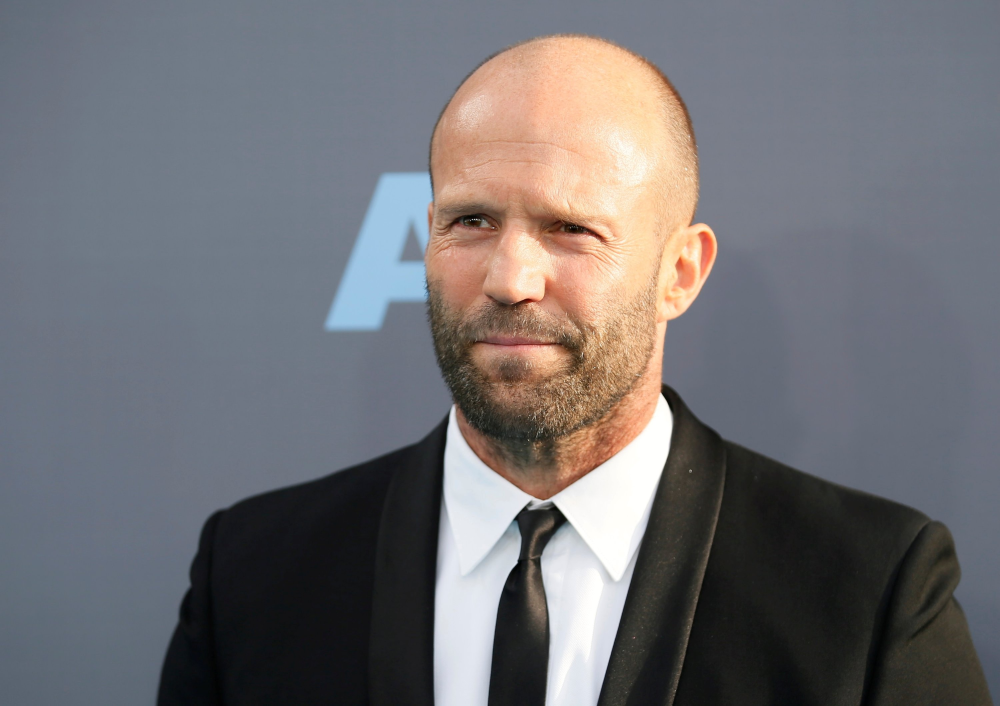
#> input picture jason.jpg, 3000 x 2117 px (shown at 1/3 size)
$ python fotodancizim.py
#> lines starting #> are read from the running program, lines starting #| are printed output that depends on the picture
import numpy as np
import imageio
import scipy.ndimage
import cv2

# Görüntü yolu
img_path = "jason.jpg"

# RGB'den gri tonlamaya dönüşüm
def rgb2gray(rgb_image):
    return np.dot(rgb_image[...,:3], [0.2989, 0.5879, 0.1140])

# Karakalem efekti (dodge blend)
def dodge(front, back):
    result = front * 255 / (255 - back)
    result[result > 255] = 255  # Piksel değerlerini 255 ile sınırlama
    result[back == 255] = 255  # Arka planın beyaz olduğu yerleri beyaz bırakma
    return result.astype("uint8")

# Görüntüyü yükle ve işleme başla
image = imageio.imread(img_path)  # Görüntüyü oku
#> image is the input picture: shape (2117, 3000, 3); mean R, G, B 113, 111.8, 115.1
gray_image = rgb2gray(image)  # Gri tonlamaya çevir
#> in rgb2gray, `return np.dot(rgb_image[...,:3], [0.2989, 0.5879, 0.1140])`:
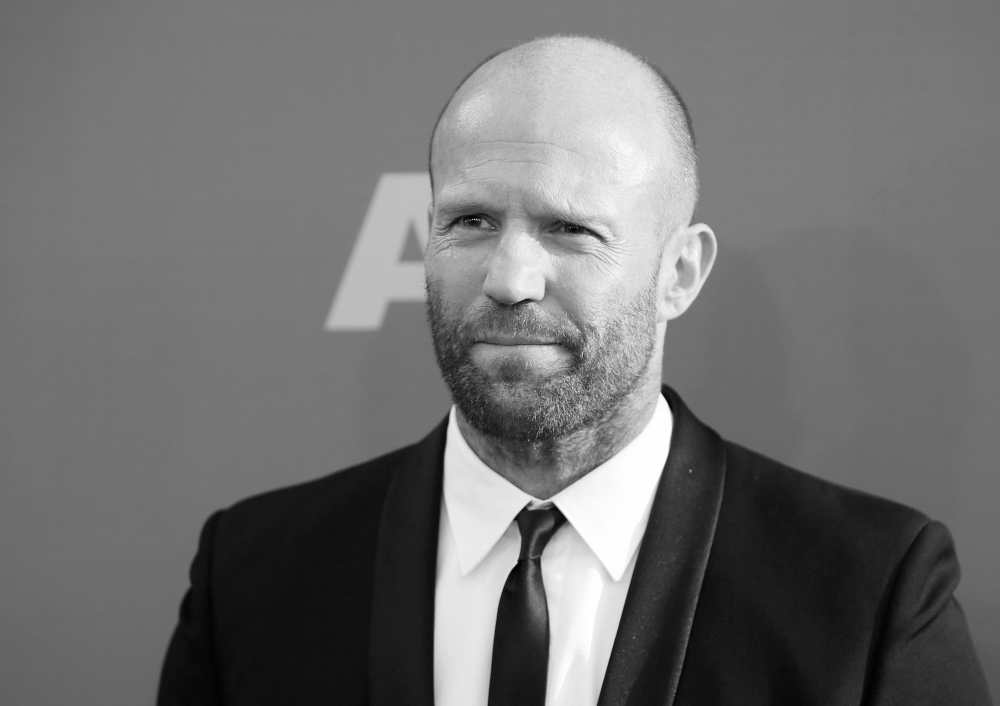
#> returned value: shape (2117, 3000) float64 (shown at 1/3 size); min 0, max 255.2, mean 112.6; drawn with min black and max white
inverted_image = 255 - gray_image  # İnvert (ters) görüntü oluştur
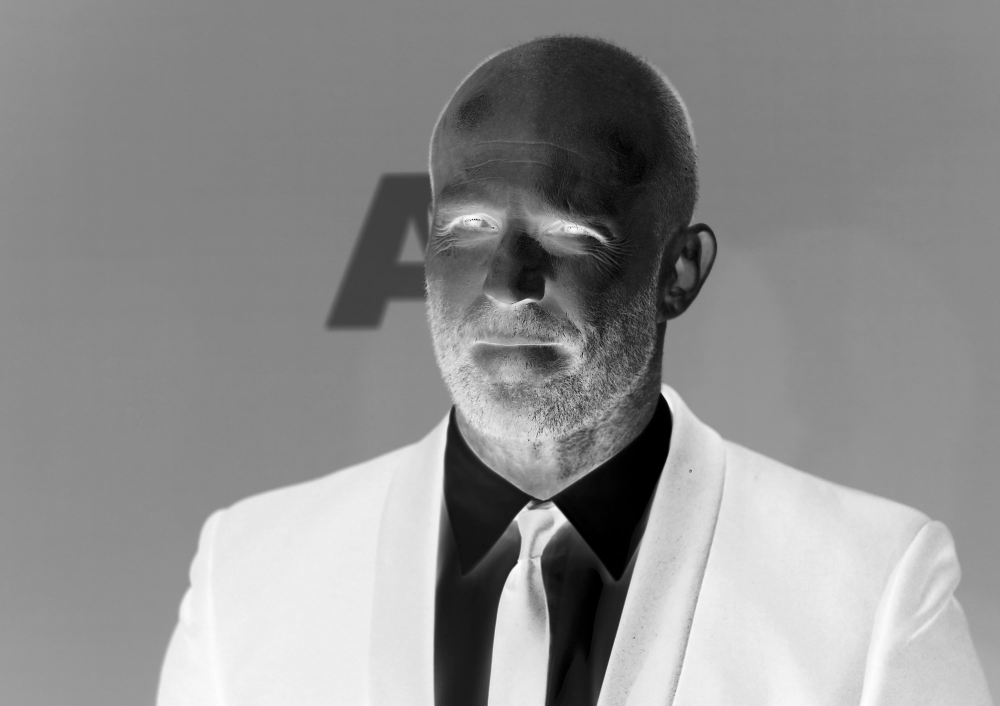
#> inverted_image: shape (2117, 3000) float64 (shown at 1/3 size); min -0.204, max 255, mean 142.4; drawn with min black and max white

# Gaussian bulanıklık uygula
blurred_image = scipy.ndimage.gaussian_filter(inverted_image, sigma=15)
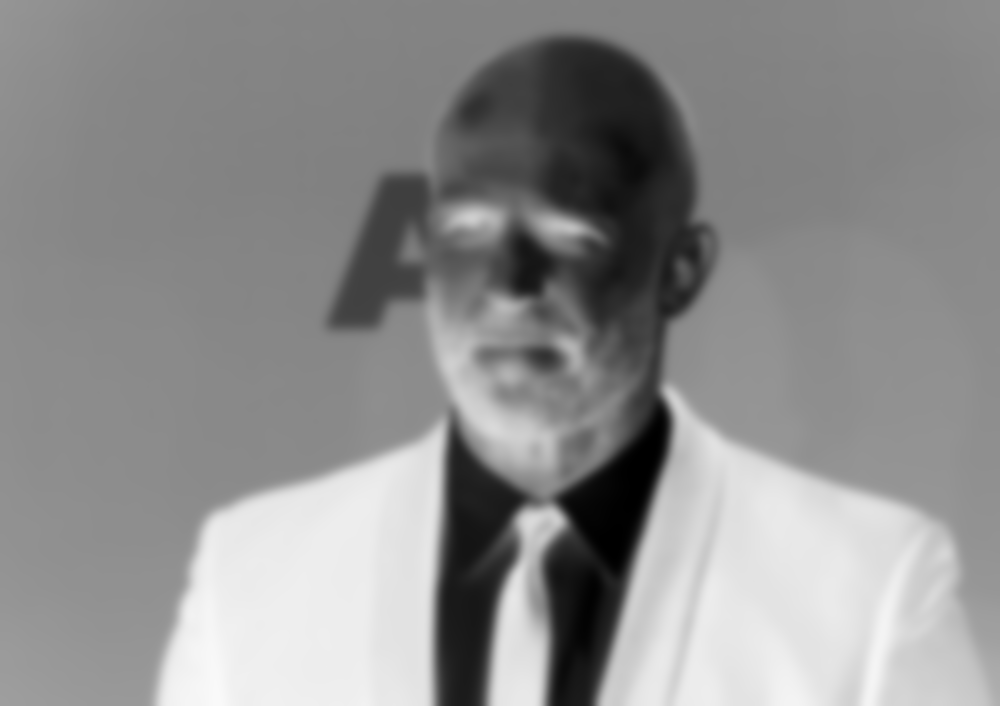
#> blurred_image: shape (2117, 3000) float64 (shown at 1/3 size); min 0.052, max 249.9, mean 142.4

# Karakalem efektini uygula
sketch_image = dodge(blurred_image, gray_image)
#> in dodge, `result = front * 255 / (255 - back)`:
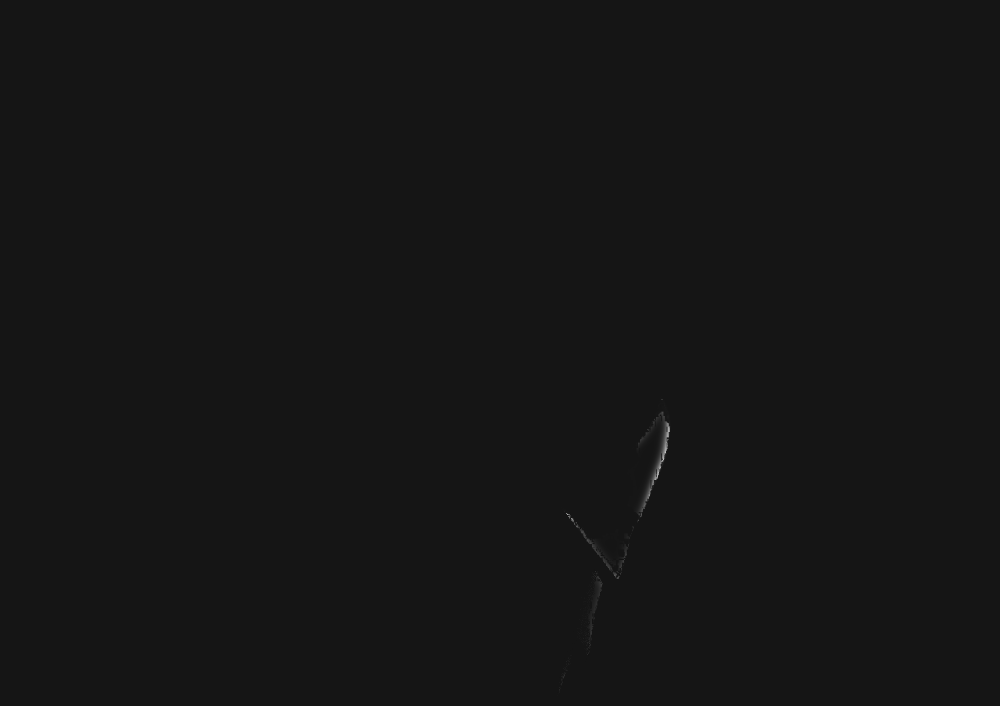
#> result: shape (2117, 3000) float64 (shown at 1/3 size); min -76148.5, max 838895.4, mean 613; drawn with min black and max white
#> in dodge, `return result.astype("uint8")`:
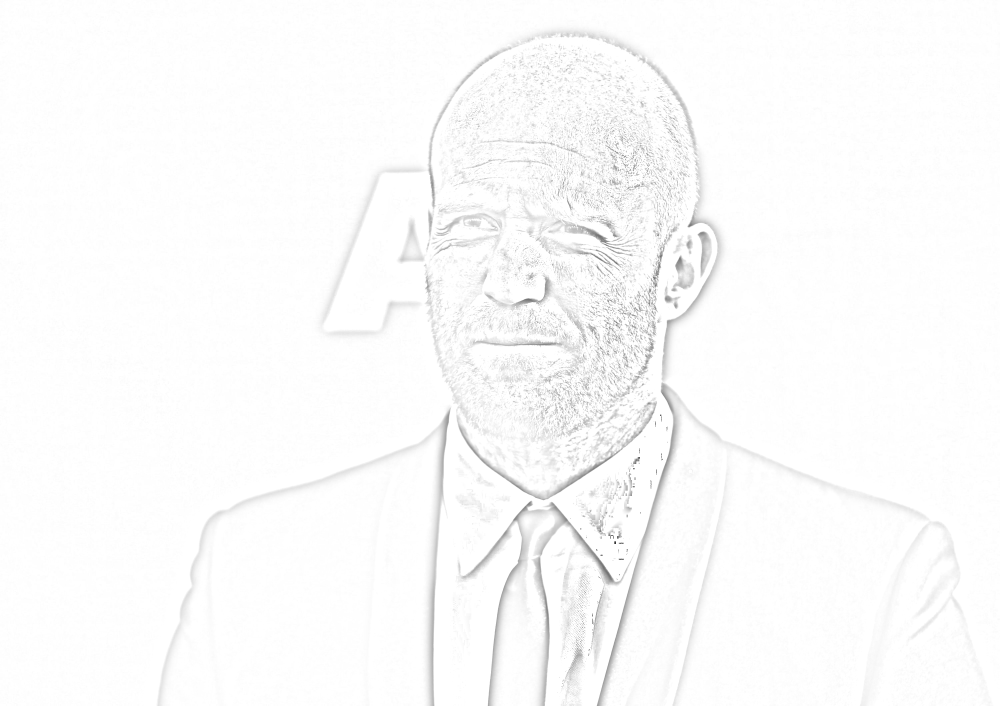
#> returned value: shape (2117, 3000) (shown at 1/3 size); min 0, max 255, mean 251.2

# Çıkış görüntüsünü yeniden boyutlandırır (örneğin, genişliği 600 piksel olacak şekilde)
height, width = sketch_image.shape
#> height = 2117; width = 3000
new_width = 600
scale_factor = new_width / width
#> scale_factor = 0.2
new_height = int(height * scale_factor)
#> new_height = 423
resized_image = cv2.resize(sketch_image, (new_width, new_height))
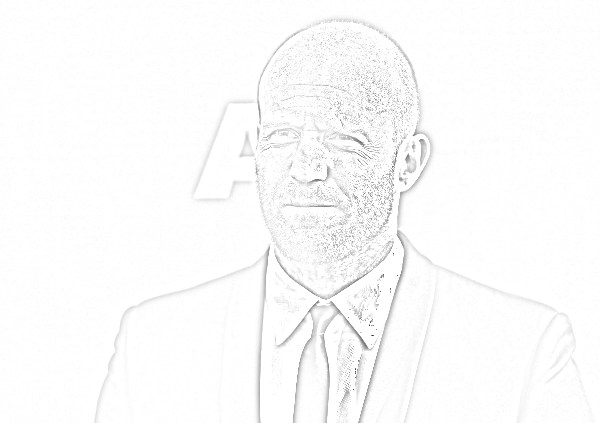
#> resized_image: shape (423, 600); min 51, max 255, mean 251.2

# Sonucu kaydet ve göster
cv2.imwrite("karakalem.png", sketch_image)  # Çıkışı kaydet
cv2.imshow("Karakalem Çizim", resized_image)  # Yeniden boyutlandırılmış görüntüyü göster
cv2.waitKey(0)
cv2.destroyAllWindows()

$ run again, with jackie.jpg copied over jason.jpg
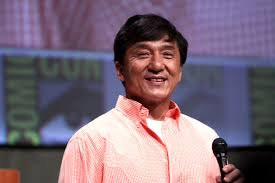
#> input picture jackie.jpg, 275 x 183 px
#> image is the input picture: shape (183, 275, 3); mean R, G, B 122.9, 105.4, 120
#> `blurred_image = scipy.ndimage.gaussian_filter(inverted_image, sigma=15)`:
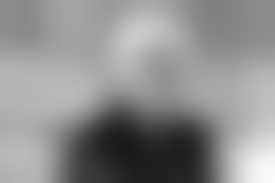
#> blurred_image: shape (183, 275) float64; min 25.68, max 251.4, mean 142.6
#> in dodge, `return result.astype("uint8")`:
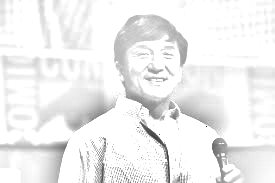
#> returned value: shape (183, 275); min 20, max 255, mean 239.8
